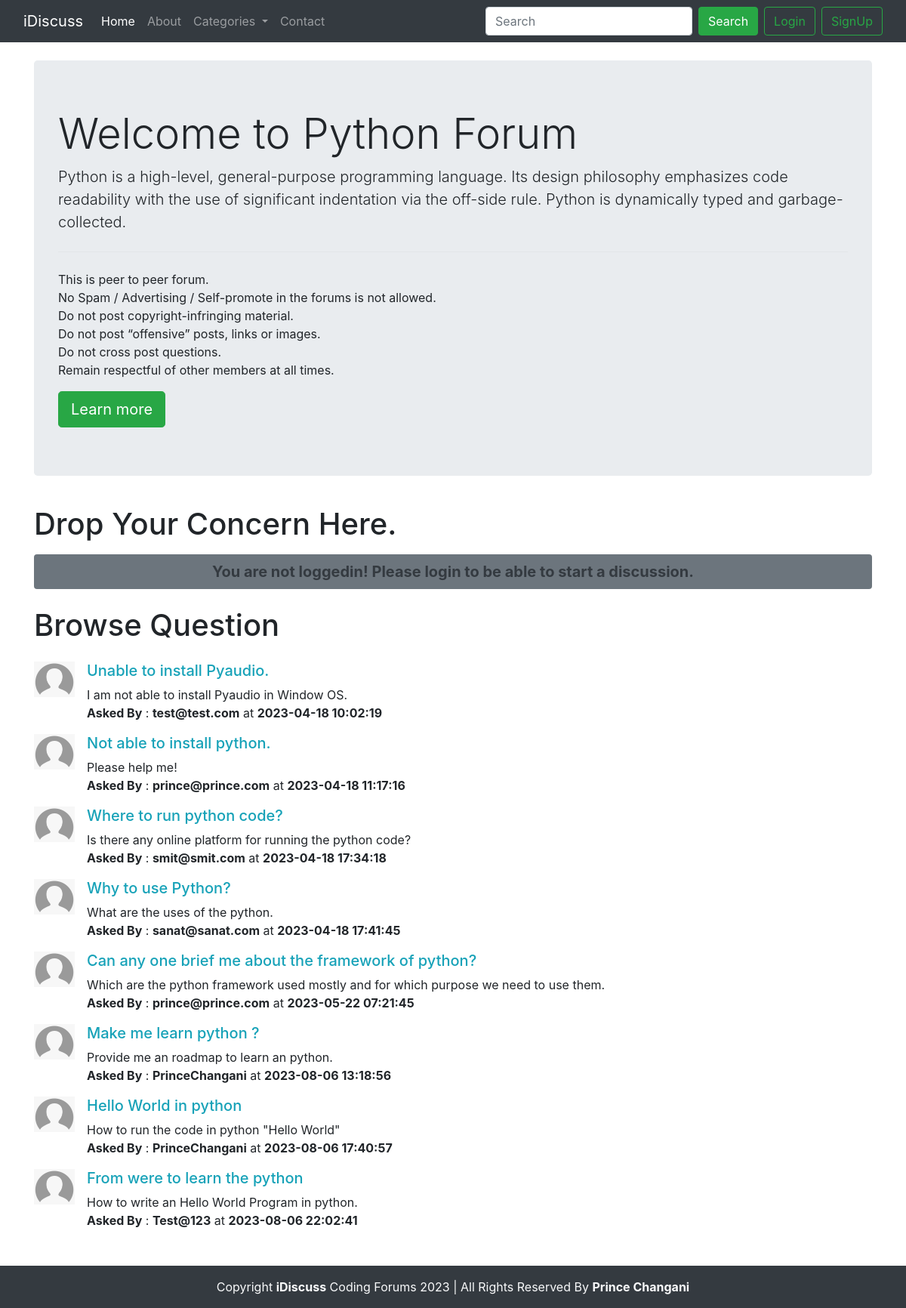
The app's page /threadlist.php?catid=1 with its own data.
### tables this page shows
CREATE TABLE `categories` (
  `category_id` int(8) NOT NULL,
  `category_name` varchar(255) NOT NULL,
  `category_description` varchar(255) NOT NULL,
  `created` datetime NOT NULL DEFAULT current_timestamp()
);

CREATE TABLE `threads` (
  `thread_id` int(7) NOT NULL,
  `thread_title` varchar(255) NOT NULL,
  `thread_desc` text NOT NULL,
  `thread_cat_id` int(7) NOT NULL,
  `thread_user_id` int(7) NOT NULL,
  `timestamp` datetime NOT NULL DEFAULT current_timestamp()
);

CREATE TABLE `users` (
  `sno` int(8) NOT NULL,
  `user_email` varchar(30) NOT NULL,
  `user_pass` varchar(255) NOT NULL,
  `timestamp` datetime NOT NULL
);

### threadlist.php (the view, shortened to what this page needs)
<!doctype html>
<html lang="en">
<head>
    <link href="https://cdn.jsdelivr.net/npm/bootstrap@5.3.0-alpha3/dist/css/bootstrap.min.css" rel="stylesheet"
>
    <link rel="stylesheet" href="https://cdn.jsdelivr.net/npm/bootstrap@4.6.2/dist/css/bootstrap.min.css"
>
</head>
<body>
    <?php
        include 'partials/_dbconnect.php';
        include 'partials/_header.php';
    ?>
    <?php
        $id = $_GET['catid'];
        $sql = "SELECT * FROM `categories` WHERE category_id=$id";
        $result = mysqli_query($conn, $sql);
        while($row = mysqli_fetch_assoc($result))
        {
            $catname = $row['category_name'];
            $catdesc = $row['category_description'];
        }
    ?>
    <div class="container my-4">
        <div class="jumbotron">
            <h1 class="display-4">Welcome to <?php echo $catname; ?> Forum</h1>
            <p class="lead"><?php echo $catdesc; ?></p>
            <hr class="my-4">
            <p>
                This is peer to peer forum.
                <br>No Spam / Advertising / Self-promote in the forums is not allowed.
                <br>Do not post copyright-infringing material.
                <br>Do not post “offensive” posts, links or images.
                <br>Do not cross post questions.
                <br>Remain respectful of other members at all times.
            </p>
            <a class="btn btn-success btn-lg" href="#" role="button">Learn more</a>
        </div>
    </div>
    <?php
        if(isset($_SESSION['loggedin']) && $_SESSION['loggedin']==true)
        {
            echo '
                <div class="container">
                    <h1 class="py-2">Drop Your Concern Here.</h1>
                    <form action="'.$_SERVER["REQUEST_URI"].'" method="POST">
                        <div class="mb-3">
                            <label for="title" class="form-label">Problem Title</label>
                            <input type="text" class="form-control" id="title" name="title" aria-describedby="title">
                            <div id="emailHelp" class="form-text">Keep your title as short and as crisp as possible.</div>
                        </div>
                        <div class="form-group">
                            <label for="desc">Elaborate Your Question</label>
                            <textarea class="form-control" id="desc" name="desc" rows="3"></textarea>
                        </div>
                        <input type="hidden" name="sno" value="' . $_SESSION['sno'] . '" >
                        <button type="submit" class="btn btn-success">Submit</button>
                    </form>
                </div>
                ';
        }
        else{
            echo '
                <div class="container">
                    <h1 class="py-2">Drop Your Concern Here.</h1>
                    <p class="bg-secondary text-dark fw-bold fs-5 p-2 text-center rounded-1">You are not loggedin! Please login to be able to start a discussion.</p>
                </div>
            ';
        }
    ?>
    <div class="container mb-5">
        <h1 class="py-2">Browse Question</h1>
        <?php
            $id = $_GET['catid'];
            $sql = "SELECT * FROM `threads` WHERE thread_cat_id=$id";
            $result = mysqli_query($conn, $sql);
            while($row = mysqli_fetch_assoc($result))
            {
                $id = $row['thread_id'];
                $title = $row['thread_title'];
                $desc = $row['thread_desc'];
                $thread_time = $row['timestamp'];
                $thread_user_id = $row['thread_user_id'];
                $sql2 = "SELECT user_email FROM `users` WHERE sno='$thread_user_id'";
                $result2 = mysqli_query($conn, $sql2);
                $row2 = mysqli_fetch_assoc($result2);
                $user = $row2['user_email'];
                echo '  <div class="media my-3">
                <img src="img/userdefault.png" width="54px" class="mr-3" alt="User logo">
                <div class="media-body">
                    <h5 class="mt-0"><a class="text-info" href="thread.php?threadid='.$id.'" >'.$title.'</a></h5>
                    <p class="mb-0">'.$desc.'</p>
                    <p class="my-0"><b>Asked By</b> : <b>'.$user.'</b> at <b>'.$thread_time.'</b></p>
                </div>
                </div>
                ';
            }
        ?>
    </div>
    <?php
        include 'partials/_footer.php';
    ?>
</body>
</html>

### partials/_header.php (shortened to what this page needs)
<?php
echo '
    <nav class="navbar navbar-expand-lg text-light bg-dark navbar-dark">
        <div class="container-fluid">
            <a class="navbar-brand" href="/forum">iDiscuss</a>
            <button class="navbar-toggler" type="button" data-bs-toggle="collapse" data-bs-target="#navbarSupportedContent" aria-controls="navbarSupportedContent" aria-expanded="false" aria-label="Toggle navigation">
            <span class="navbar-toggler-icon"></span>
            </button>
            <div class="collapse navbar-collapse" id="navbarSupportedContent">
            <ul class="navbar-nav me-auto mb-2 mb-lg-0">
                <li class="nav-item">
                <a class="nav-link active" aria-current="page" href="/forum">Home</a>
                </li>
                <li class="nav-item">
                <a class="nav-link" href="about.php">About</a>
                </li>
                <li class="nav-item dropdown">
                    <a class="nav-link dropdown-toggle" href="#" id="navbarDropdown" role="button" data-toggle="dropdown" aria-haspopup="true" aria-expanded="false">
                        Categories
                    </a>
                    <div class="dropdown-menu" aria-labelledby="navbarDropdown">';
                    echo '</div>
                </li>
                <li class="nav-item">
                <a class="nav-link" href="contact.php">Contact</a>
                </li>
            </ul>';
            if(isset($_SESSION['loggedin']) && $_SESSION['loggedin'] == true)
            {
                echo '
                    <form class="d-flex" role="search" action="search.php" method="GET">
                        <input class="form-control me-2" type="search" name="search" placeholder="Search" aria-label="Search">
                        <button class="btn btn-success" type="submit">Search</button>
                    </form>
                    <p class="my-0 mx-2">Welcome '.$_SESSION['useremail'].'</p>
                    <a href="partials/_logout.php" class="btn btn-outline-success ml-2" >Logout</a>
                ';
            }
            else{
                echo '
                    <form class="d-flex" role="search" action="search.php" method="GET">
                        <input class="form-control me-2" type="search" name="search" placeholder="Search" aria-label="Search">
                        <button class="btn btn-success" type="submit">Search</button>
                    </form>
                    <button class="btn btn-outline-success mx-2" data-bs-toggle="modal" data-bs-target="#loginModal">Login</button>
                    <button class="btn btn-outline-success" data-bs-toggle="modal" data-bs-target="#signupModal">SignUp</button>
                ';
            }
            echo '</div>
        </div>
    </nav>
    ';
?>

### partials/_footer.php
<div class="container-fluid text-light bg-dark">
    <p class="text-center mb-0 py-3">Copyright <b>iDiscuss</b> Coding Forums 2023 | All Rights Reserved By <b>Prince Changani</b></p>
</div>

### records on screen
categories: category_name "Python", category_description "Python is a high-level, general-purpose programming language. Its design philosophy emphasizes code readability with the use of significant indentation via the off-side rule. Python is dynamically typed and garbage-collected."
threads: thread_title "Unable to install Pyaudio.", thread_desc "I am not able to install Pyaudio in Window OS.", users.user_email "test@test.com", timestamp "2023-04-18 10:02:19"
threads: thread_title "Not able to install python.", thread_desc "Please help me!", users.user_email "prince@prince.com", timestamp "2023-04-18 11:17:16"
threads: thread_title "Where to run python code?", thread_desc "Is there any online platform for running the python code?", users.user_email "smit@smit.com", timestamp "2023-04-18 17:34:18"
threads: thread_title "Why to use Python?", thread_desc "What are the uses of the python.", users.user_email "sanat@sanat.com", timestamp "2023-04-18 17:41:45"
threads: thread_title "Can any one brief me about the framework of python?", thread_desc "Which are the python framework used mostly and for which purpose we need to use them.", users.user_email "prince@prince.com", timestamp "2023-05-22 07:21:45"
threads: thread_title "Make me learn python ?", thread_desc "Provide me an roadmap to learn an python.", users.user_email "PrinceChangani", timestamp "2023-08-06 13:18:56"
threads: thread_title "Hello World in python", thread_desc "How to run the code in python \"Hello World\"", users.user_email "PrinceChangani", timestamp "2023-08-06 17:40:57"
threads: thread_title "From were to learn the python", thread_desc "How to write an Hello World Program in python.", users.user_email "Test@123", timestamp "2023-08-06 22:02:41"
